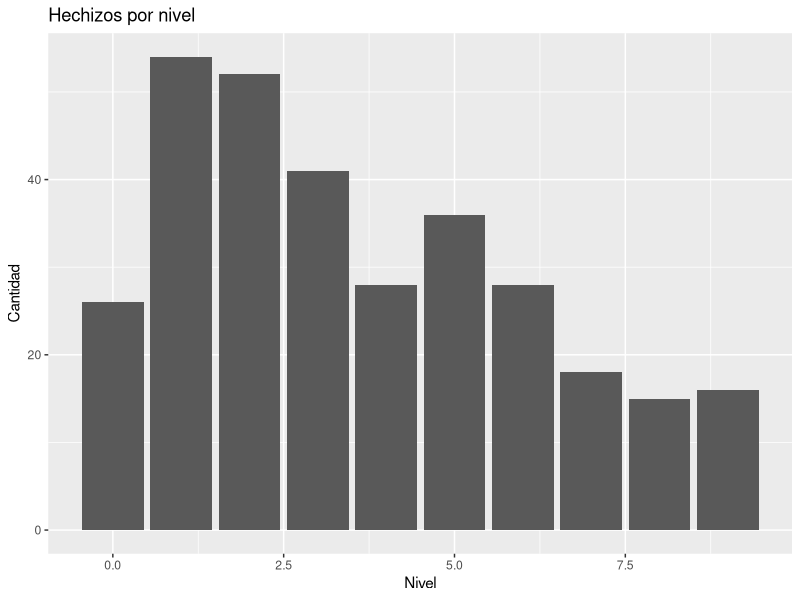
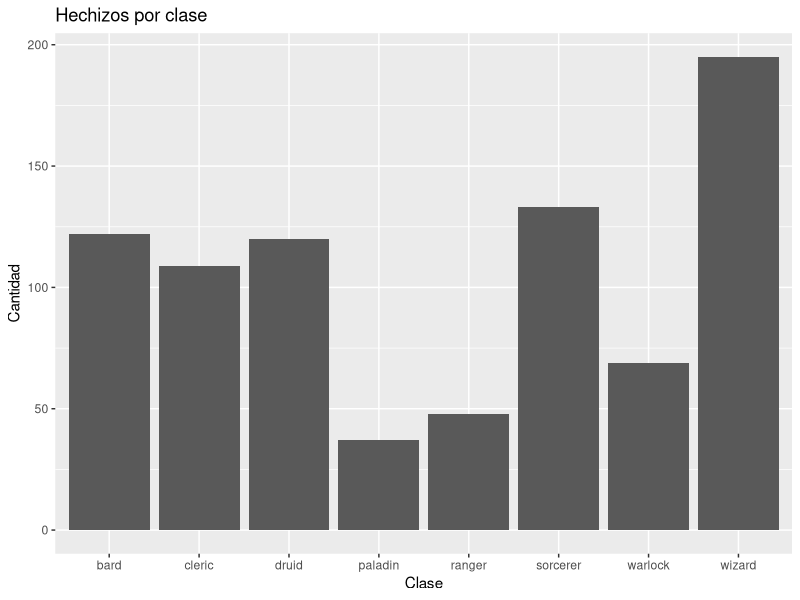
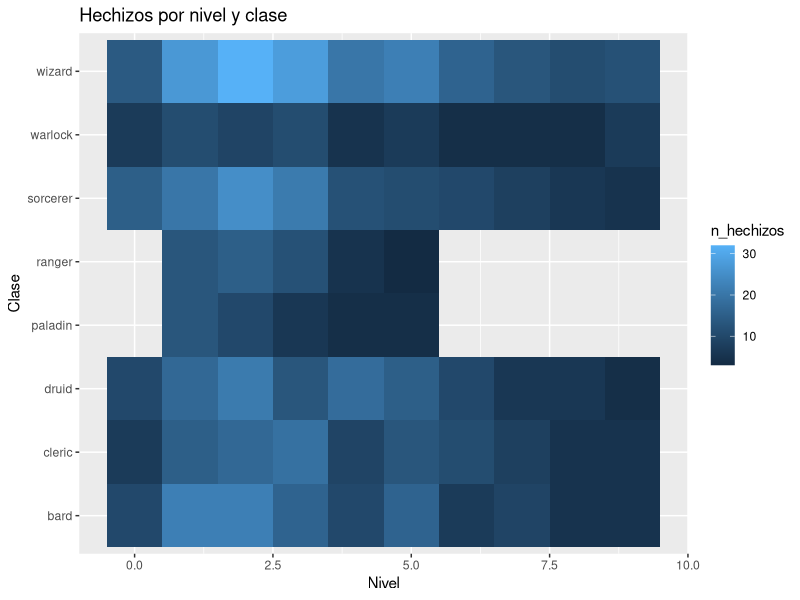
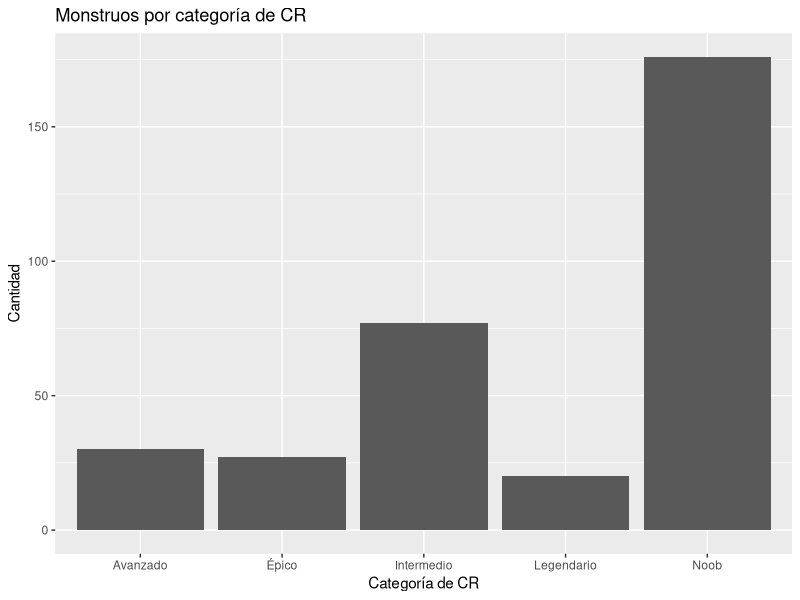
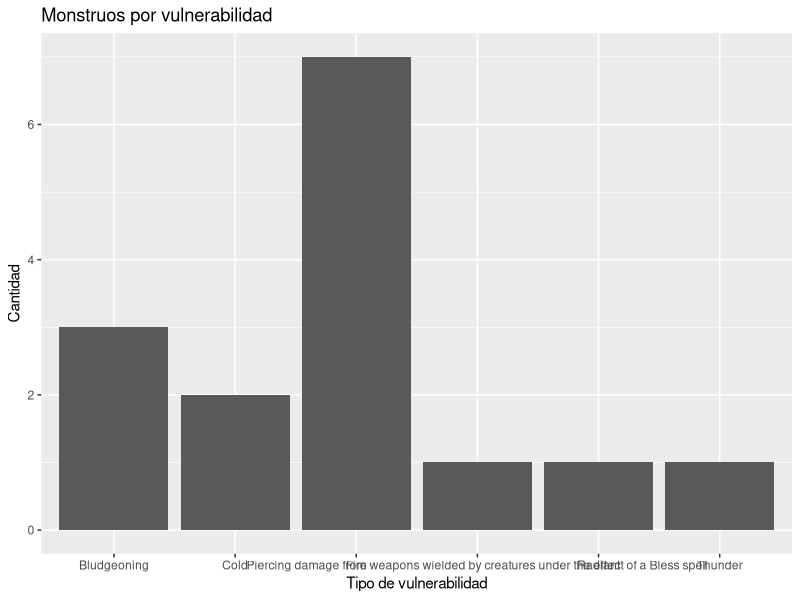
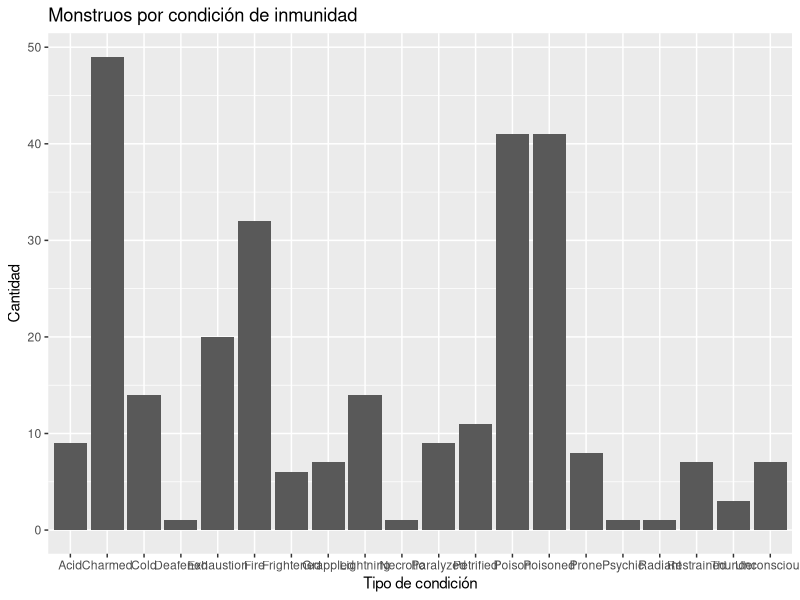
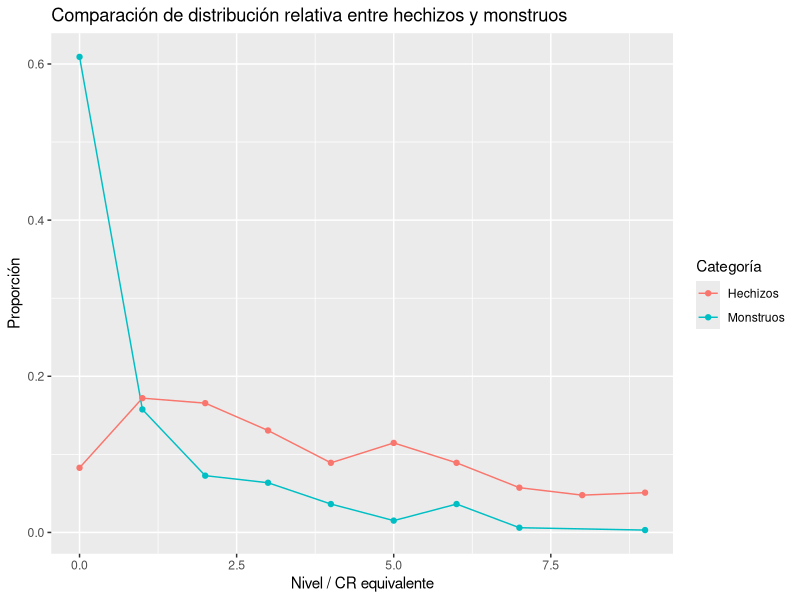

Write R code to recreate these figures, in order.
# Proyecto final – Visualización de datos
# 02_exploration.R
# Análisis exploratorio de los datos
# Autora: Golondrina Segura

# Cargar librerías

library(tidyverse)

# Leer datos procesados

spells <- read_csv("data/procesados/spells_clean.csv")
monsters <- read_csv("data/procesados/monsters_clean.csv")

# Observar los datos

glimpse(spells)
glimpse(monsters) #existen datos NA en filas de resistencias, vulnerabilidades e inmunidades, pero estos no son 
                  #datos faltantes por lo que no se eliminan, se interpretan como que el monstruo no posee nada de este carácter.

# Vamos a empezar revisando cuántos hechizos hay por nivel

spells_por_nivel <- spells %>%
  count(level, name = "n_spells")
spells_por_nivel

# Graficar resultado

ggplot(spells_por_nivel, aes(x = level, y = n_spells)) +
  geom_col() +
  labs(
    title = "Hechizos por nivel",
    x = "Nivel",
    y = "Cantidad"
  )


#Ahora vamos a analizar hechizos por su disponibilidad y cantidad para distintas clases

#Primero seleccionamos las columnas que nos interesan y las pasamos a formato largo para análisis posteriores

spell_long <- spells %>%
  select(level, bard, cleric, druid, paladin, ranger, sorcerer, warlock, wizard) %>%
  pivot_longer(
    cols = -level,
    names_to = "clase",
    values_to = "puede_usar"
  ) %>%
  filter(puede_usar == TRUE)

#Ahora vamos a ver el total de hechizos disponibles por clase

spell_long %>%
  count(clase, name = "n_hechizos") %>%
  ggplot(aes(x = clase, y = n_hechizos)) +
  geom_col() +
  labs(
    title = "Hechizos por clase",
    x = "Clase",
    y = "Cantidad"
  )


#Ahora ver cuántos hechizos (por nivel) tiene disponible cada clase con un heatmap

heatmap_data <- spell_long %>%
  count(clase, level, name = "n_hechizos")

ggplot(heatmap_data, aes(x = level, y = clase, fill = n_hechizos)) +
  geom_tile() +
  labs(
    title = "Hechizos por nivel y clase",
    x = "Nivel",
    y = "Clase"
  )


#Ahora pasamos a la base de montruos, primero revisamos cantidad de montruos por CR (challenge rating)

ggplot(monsters, aes(x = cr_group)) +
  geom_bar() +
  labs(
    title = "Monstruos por categoría de CR",
    x = "Categoría de CR",
    y = "Cantidad"
  )

#Vamos a ver número de monstruos por vulnerabilidad

#Seleccionamos la columna de vulnerabilidad

vuln <- monsters %>%
  select(vulnerabilities)

#Como hay monstruos con más de una vulnerabilidad, separamos estas para que se cuenten independientemente

vuln <- vuln %>%
  separate_rows(vulnerabilities, sep = ", ")

#Limpiamos NA de monstruos sin vulnerabilidades

vuln <- vuln %>%
  filter(!is.na(vulnerabilities),
         vulnerabilities != "")

#Ahora si vemos cuantos monstruos hay por vulnerabilidad

vuln_resumen <- vuln %>%
  count(vulnerabilities, name = "n_monstruos")
vuln_resumen

#Graficamos

ggplot(vuln_resumen, aes(x = vulnerabilities, y = n_monstruos)) +
  geom_col() +
  labs(
    title = "Monstruos por vulnerabilidad",
    x = "Tipo de vulnerabilidad",
    y = "Cantidad"
  )

#Repetimos el proceso para inmunidades

immune <- monsters %>%
  select(immunities) %>%
  separate_rows(immunities, sep = ", |; ") %>%
  filter(immunities != "", !is.na(immunities))

immune_resumen <- immune %>%
  count(immunities, name = "n_monstruos")
immune_resumen


#Graficamos

ggplot(immune_resumen, aes(x = immunities, y = n_monstruos)) +
  geom_col() +
  labs(
    title = "Monstruos por condición de inmunidad",
    x = "Tipo de condición",
    y = "Cantidad"
  )


#Por último, vamos a comparar la distribución de hechizos y monstruos a través de los niveles
#Para esto elegí un gráfico de lineas comparativas

#Escalar los CR de los monstruos y dejarlos de 0 a 9 igual que los hechizos

monsters_scaled <- monsters %>%
  mutate(cr_bin = floor((cr / max(cr, na.rm = TRUE)) * 9))

#Proporcionar hechizos y monstruos

spells_por_nivel <- spells_por_nivel %>%
  mutate(prop_spells = n_spells / sum(n_spells))
monsters_por_nivel <- monsters_scaled %>%
  count(cr_bin, name = "n_monsters")
monsters_por_nivel <- monsters_por_nivel %>%
  mutate(prop_monsters = n_monsters / sum(n_monsters))

#Unimos ambos datasets en uno para graficar

comparativo <- bind_rows(
  spells_por_nivel %>% transmute(nivel = level, proporcion = prop_spells, tipo = "Hechizos"),
  monsters_por_nivel %>% transmute(nivel = cr_bin, proporcion = prop_monsters, tipo = "Monstruos")
)

#Graficamos

ggplot(comparativo, aes(x = nivel, y = proporcion, color = tipo)) +
  geom_line() +
  geom_point() +
  labs(
    title = "Comparación de distribución relativa entre hechizos y monstruos",
    x = "Nivel / CR equivalente",
    y = "Proporción",
    color = "Categoría"
  )













